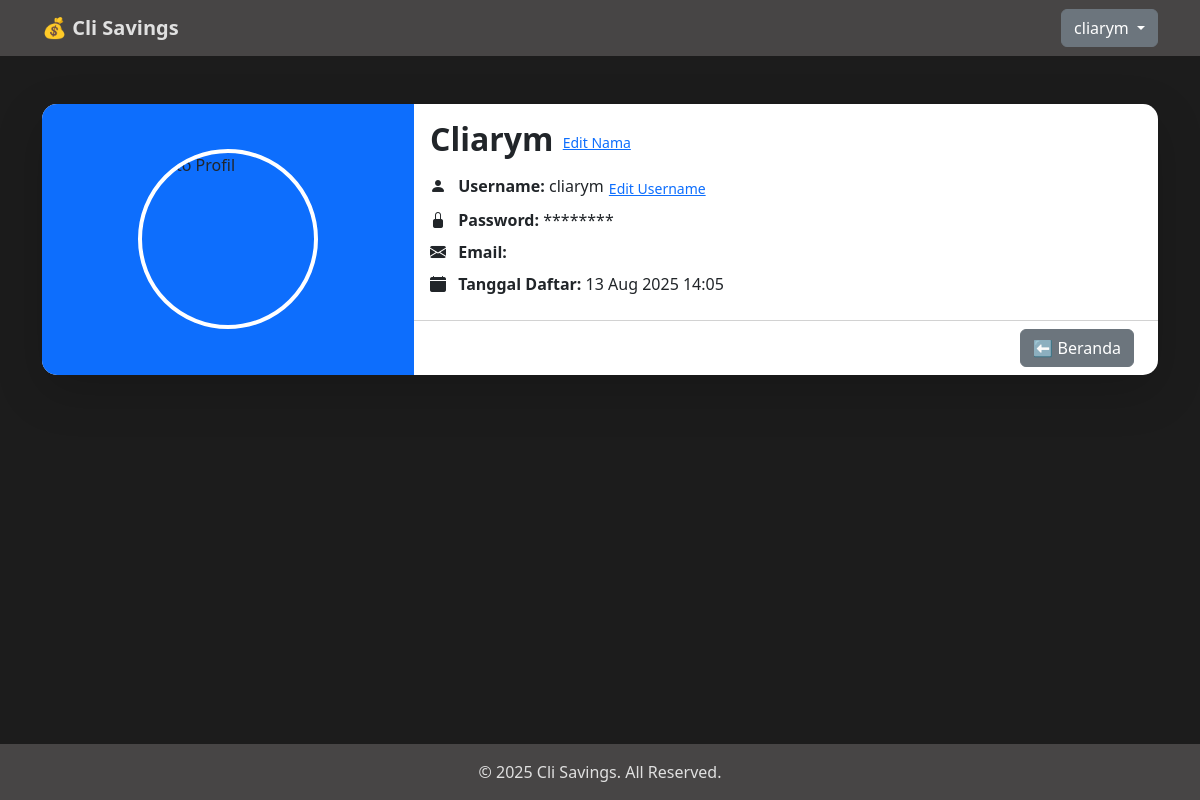
Screenshot of /profil.php (signed in) with the database file from the repository.
### tables this page shows
CREATE TABLE `user` (
  `id` int(11) NOT NULL,
  `username` varchar(50) NOT NULL,
  `nama_lengkap` varchar(100) NOT NULL,
  `nomor_hp` varchar(15) NOT NULL,
  `email` varchar(100) DEFAULT NULL,
  `password` varchar(255) NOT NULL,
  `created_at` timestamp NOT NULL DEFAULT CURRENT_TIMESTAMP
);

### profil.php (the view, shortened to what this page needs)
<?php
include('header.php');
include('koneksi.php');
$user_id = (int)$_SESSION['user_id'];
$sql = "SELECT * FROM user WHERE id = ?";
$stmt = $conn->prepare($sql);
$stmt->bind_param("i", $user_id);
$stmt->execute();
$res = $stmt->get_result();
$user = $res->fetch_assoc();
$foto = !empty($user['foto']) ? $user['foto'] : 'default_profile.png';
?>
<div class="container my-5">
    <div class="card shadow-lg border-0" style="border-radius: 15px; overflow: hidden;">
        <div class="row g-0">
            <div class="col-md-4 bg-primary d-flex align-items-center justify-content-center p-4">
                <img src="uploads/<?php echo htmlspecialchars($foto); ?>"
                     class="rounded-circle img-fluid"
                     style="width: 180px; height: 180px; object-fit: cover; border: 4px solid #fff;"
                     alt="Foto Profil"
                     onerror="this.src='uploads/default_profile.png';">
            </div>
            <div class="col-md-8">
                <div class="card-body">
                    <h2 class="card-title fw-bold mb-3">
                        <?php echo htmlspecialchars($user['nama_lengkap']); ?>
                        <button class="btn btn-sm btn-link p-0" data-bs-toggle="modal" data-bs-target="#editNamaModal">Edit Nama</button>
                    </h2>
                    <p class="mb-2">
                        <i class="bi bi-person-fill me-2"></i> <strong>Username:</strong> <?php echo htmlspecialchars($user['username']); ?>
                        <button class="btn btn-sm btn-link p-0" data-bs-toggle="modal" data-bs-target="#editUsernameModal">Edit Username</button>
                    </p>
                    <p class="mb-2">
                        <i class="bi bi-lock-fill me-2"></i> <strong>Password:</strong> ********
                    </p>
                    <p class="mb-2"><i class="bi bi-envelope-fill me-2"></i> <strong>Email:</strong> <?php echo htmlspecialchars($user['email']); ?></p>
                    <p class="mb-2"><i class="bi bi-calendar-fill me-2"></i> <strong>Tanggal Daftar:</strong> <?php echo date('d M Y H:i', strtotime($user['created_at'])); ?></p>
                </div>
                <div class="card-footer bg-transparent d-flex justify-content-end">
                    <a href="dashboard.php" class="btn btn-secondary me-2">⬅ Beranda</a>
                </div>
            </div>
        </div>
    </div>
</div>
<link rel="stylesheet" href="https://cdn.jsdelivr.net/npm/bootstrap-icons@1.11.1/font/bootstrap-icons.css">
<?php include('footer.php'); ?>

### header.php (style rules this page uses)
html, body { height: 100%; }
body { display: flex; flex-direction: column; background-color: #1c1c1c; color: #e0e0e0; }

### rows the page displays
user: nama_lengkap "Cliarym", username "cliarym", created_at "13 Aug 2025 14:05"

### other values shown
$_SESSION['username'] "cliarym"
